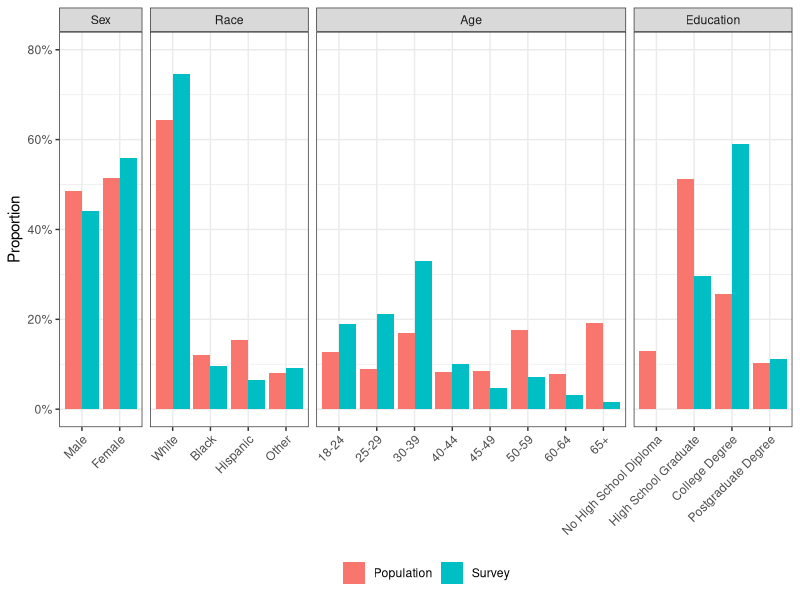
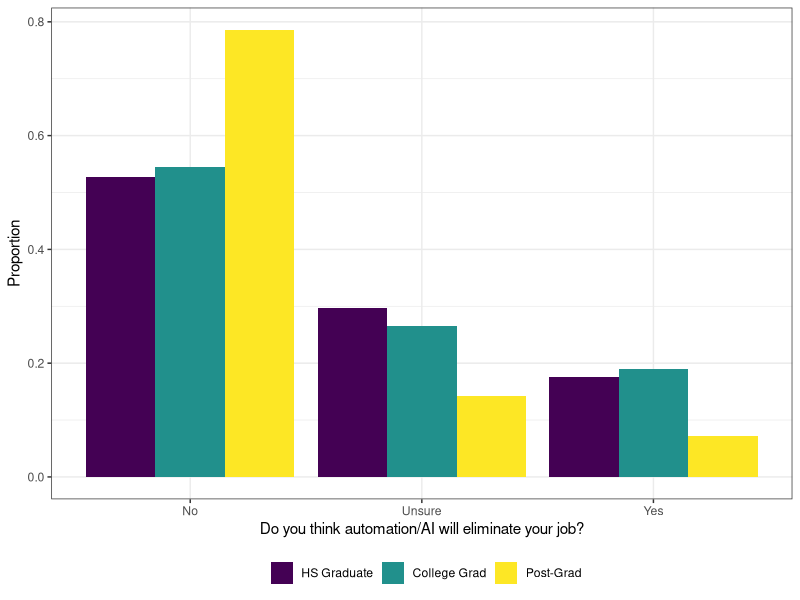
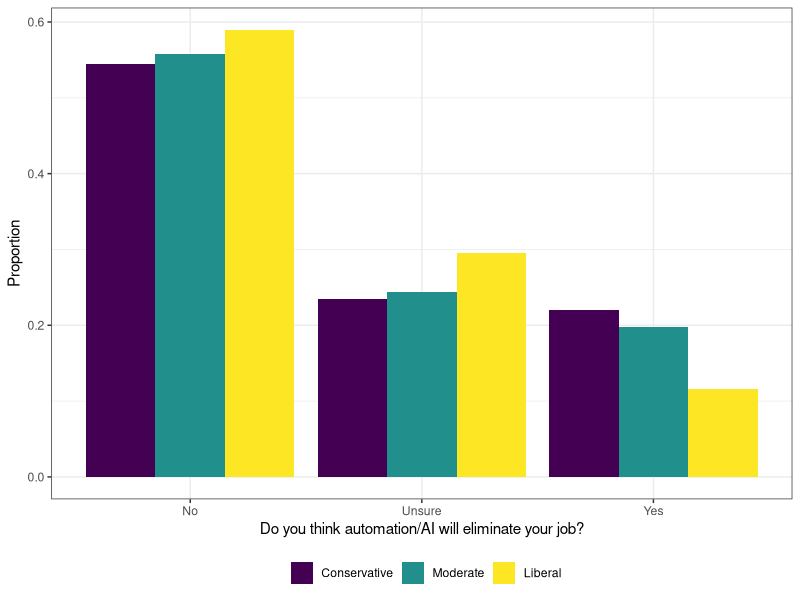
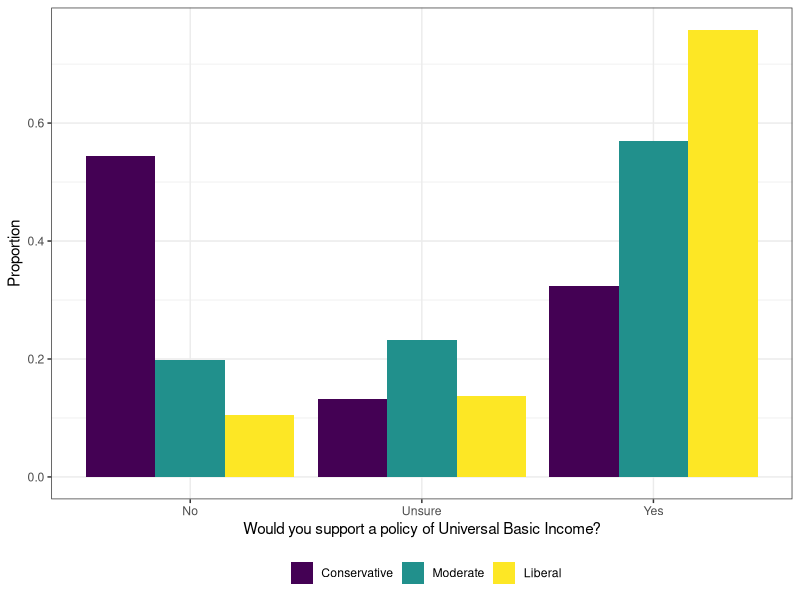
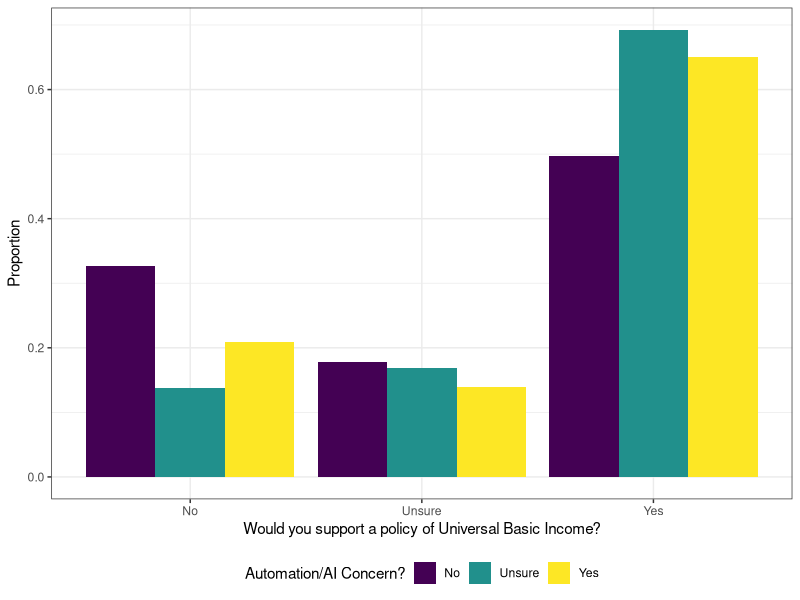
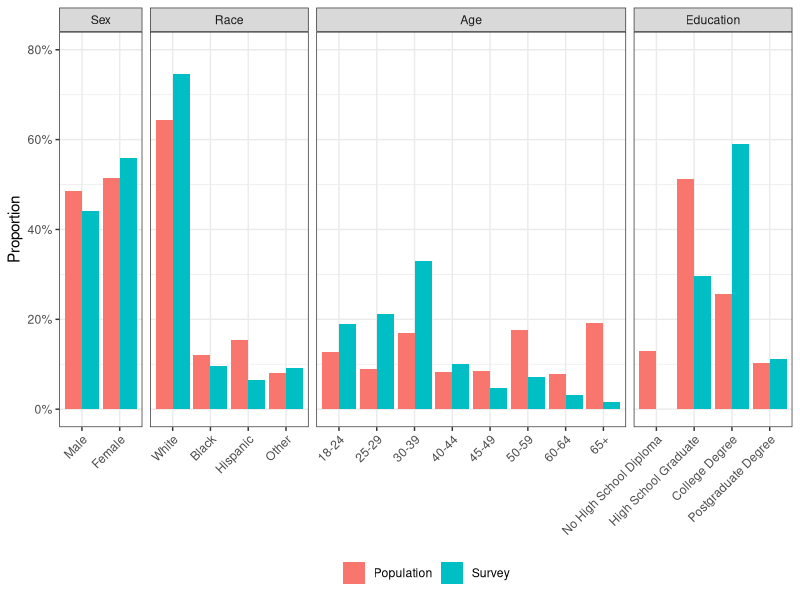
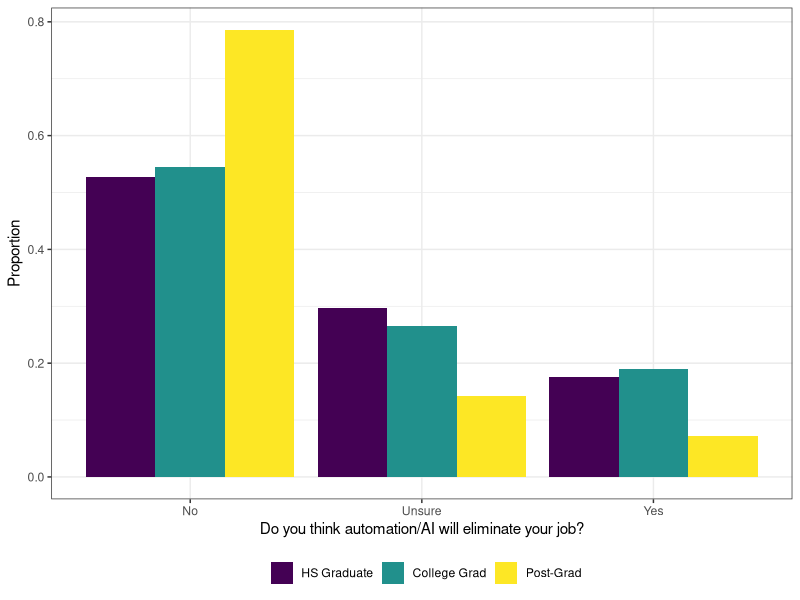
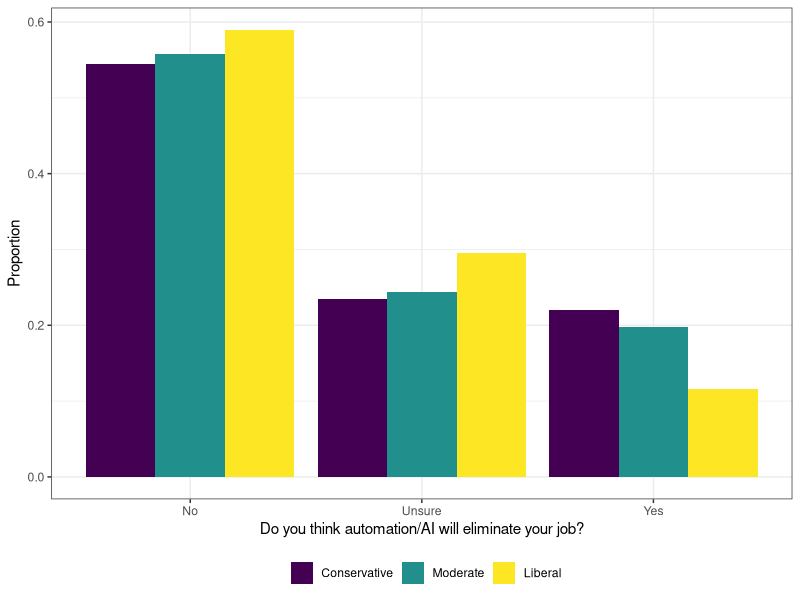

Recreate these plots in R, in order.
library(plyr)
library(dplyr)
library(tidyr)
library(ggplot2)
library(nnet)
library(reshape2)
library(scales)
theme_set(theme_bw())

survey_results <- read.csv("survey_real_results.csv")
pmus_df <- read.csv("pop_dist.tsv", sep = "\t")

########################
# Demographic Analysis #
########################
# Data Munging
survey_results <- filter(survey_results, Answer.Gender != "")

## Relabel variables
survey_results$Answer.Age <- mapvalues(survey_results$Answer.Age, from = c("Over65"), to = c("65+"))
survey_results$Answer.Race <- mapvalues(survey_results$Answer.Race, from = c("Black","Hispanic","Other","White"), to = c("black","hispanic","other","white"))
survey_results$Answer.Gender <- mapvalues(survey_results$Answer.Gender, from = c("Female","Male"), to = c("female","male"))
survey_results$Answer.Education <- mapvalues(survey_results$Answer.Education, from = c("HS","College","Grad"), to = c("high school graduate","college degree","postgraduate degree"))

## Collapse data
survey_results_agg <- group_by(survey_results, Answer.Age, Answer.Gender, Answer.Education, Answer.Race) %>%
                                dplyr::summarize(count = n())

## Calculate proportions of survey and population
survey_results_agg$proportion_of_pop <- survey_results_agg$count/sum(survey_results_agg$count)
pmus_df$pop_prop <- pmus_df$N/sum(pmus_df$N)

## Join with PMUS
names(survey_results_agg) <- c("age","sex","education","race","survey_count","survey_prop")
joint_df <- merge(pmus_df, survey_results_agg, all = TRUE)
joint_df$survey_prop <- ifelse(is.na(joint_df$survey_prop), 0, joint_df$survey_prop)

# Proper caplitalization function
capwords <- function(x) {
  s <- strsplit(as.character(x), " ")[[1]]
  paste(toupper(substring(s, 1, 1)), substring(s, 2),
        sep = "", collapse = " ")
}

# Group by each demographic, and sum up the proportion
# Then melt the data so future columns will be:
## Demographic type
## Demographic value
## Survey/Pop type
## Proportion of said Survey/Pop type
demo.sex <- melt(melt(
  data.frame(group_by(joint_df, sex) %>%
               dplyr::summarize(pop_prop = sum(pop_prop), survey_prop = sum(survey_prop))),
  id.vars=c('pop_prop', 'survey_prop')),
  id.vars=(c('variable', 'value')))
demo.race <- melt(melt(
  data.frame(group_by(joint_df, race) %>%
               dplyr::summarize(pop_prop = sum(pop_prop), survey_prop = sum(survey_prop))),
  id.vars=c('pop_prop', 'survey_prop')),
  id.vars=(c('variable', 'value')))
demo.age <- melt(melt(
  data.frame(group_by(joint_df, age) %>%
               dplyr::summarize(pop_prop = sum(pop_prop), survey_prop = sum(survey_prop))),
  id.vars=c('pop_prop', 'survey_prop')),
  id.vars=(c('variable', 'value')))
demo.edu <- melt(melt(
  data.frame(group_by(joint_df, education) %>%
               dplyr::summarize(pop_prop = sum(pop_prop), survey_prop = sum(survey_prop))),
  id.vars=c('pop_prop', 'survey_prop')),
  id.vars=(c('variable', 'value')))

# Combine into one data frame for processing
demographics <- rbind(demo.sex, demo.race, demo.age, demo.edu)

names(demographics) <- c('demo_type', 'demo_value', 'source', 'prop')
demographics$demo_type <- factor(sapply(demographics$demo_type, capwords),
                                 levels = c('Sex', 'Race', 'Age', 'Education'))                          
demographics$demo_value <- factor(sapply(demographics$demo_value, capwords),
                                  levels = c('Male', 'Female',
                                             'White', 'Black', 'Hispanic', 'Other',
                                             '18-24', '25-29', '30-39', '40-44', '45-49', '50-59', '60-64', '65+',
                                             'No High School Diploma', 'High School Graduate', 'College Degree', 'Postgraduate Degree'))
levels(demographics$source) <- c('Population', 'Survey')

ggplot(demographics, aes(x = demo_value, y = prop, fill = source, group = source)) +
    geom_bar(stat = "Identity", position="dodge") +
    facet_grid(. ~ demo_type, scales = "free_x", space = "free_x") +
    scale_y_continuous(labels=percent, limits=c(0, 0.8)) +
    ylab("Proportion") +
    theme(legend.position = "bottom",
          legend.title=element_blank(),
          axis.text.x = element_text(angle = 45, hjust = 1),
          axis.title.x = element_blank())

ggsave("Demographics_Dist.pdf", width=7, height=5)

# Compute and Plot Demographic Distributions
## Table
table(survey_results$Answer.Age)
table(survey_results$Answer.Race)
table(survey_results$Answer.Gender)
table(survey_results$Answer.Education)

###############################
# Unadjusted Answers Analysis #
###############################
# Number of responses in category
table(survey_results$Answer.Political)
table(survey_results$Answer.Automation)
table(survey_results$Answer.Universal)

# Automation answer by demo
prop.table(table(survey_results$Answer.Age, survey_results$Answer.Automation),1)
prop.table(table(survey_results$Answer.Race, survey_results$Answer.Automation),1)
prop.table(table(survey_results$Answer.Gender, survey_results$Answer.Automation),1)
prop.table(table(survey_results$Answer.Education, survey_results$Answer.Automation),1)
edu_auto_df <- data.frame(prop.table(table(survey_results$Answer.Education, survey_results$Answer.Automation),1))
prop.table(table(survey_results$Answer.Political, survey_results$Answer.Automation),1)
pol_auto_df <- data.frame(prop.table(table(survey_results$Answer.Political, survey_results$Answer.Automation),1))

## Education-Automation Plot
names(edu_auto_df) <- c("demographic","answer","proportion")
edu_auto_df$demographic <- factor(edu_auto_df$demographic, 
                                 levels = c("no high school diploma","high school graduate","college degree","postgraduate degree"), 
                                 labels = c("No HS Diploma","HS Graduate","College Grad","Post-Grad"), ordered=TRUE)
ggplot(edu_auto_df, aes(x = answer, y = proportion, fill = demographic)) +
  geom_bar(stat = "Identity", position = "dodge") +
  theme(legend.position = "bottom") +
  labs(x = "Do you think automation/AI will eliminate your job?", y = "Proportion", fill = "")
ggsave("Edu_Auto_Dist.pdf", width = 6, heigh = 5)

## Political-Automation Plot
names(pol_auto_df) <- c("demographic","answer","proportion")
pol_auto_df$demographic <- factor(pol_auto_df$demographic, 
                                  levels = c("Conservative","Moderate","Liberal"), ordered=TRUE)
ggplot(pol_auto_df, aes(x = answer, y = proportion, fill = demographic)) +
  geom_bar(stat = "Identity", position = "dodge") +
  theme(legend.position = "bottom") +
  labs(x = "Do you think automation/AI will eliminate your job?", y = "Proportion", fill = "")
ggsave("Pol_Auto_Dist.pdf", width = 6, heigh = 5)

# UBI by demo
prop.table(table(survey_results$Answer.Age, survey_results$Answer.Universal),1)
prop.table(table(survey_results$Answer.Race, survey_results$Answer.Universal),1)
prop.table(table(survey_results$Answer.Gender, survey_results$Answer.Universal),1)
prop.table(table(survey_results$Answer.Education, survey_results$Answer.Universal),1)
prop.table(table(survey_results$Answer.Political, survey_results$Answer.Universal),1)
pol_univ_df <- data.frame(prop.table(table(survey_results$Answer.Political, survey_results$Answer.Universal),1))

## Political-Universal Plot
names(pol_univ_df) <- c("demographic","answer","proportion")
pol_univ_df$demographic <- factor(pol_univ_df$demographic, 
                                  levels = c("Conservative","Moderate","Liberal"), ordered=TRUE)
ggplot(pol_univ_df, aes(x = answer, y = proportion, fill = demographic)) +
  geom_bar(stat = "Identity", position = "dodge") +
  theme(legend.position = "bottom") +
  labs(x = "Would you support a policy of Universal Basic Income?", y = "Proportion", fill = "")
ggsave("Pol_Univ_Dist.pdf", width = 6, heigh = 5)

# UBI vs. Auto
prop.table(table(survey_results$Answer.Automation, survey_results$Answer.Universal),1)
auto_univ_df <- data.frame(prop.table(table(survey_results$Answer.Automation, survey_results$Answer.Universal),1))

## Automation-Universal Plot
names(auto_univ_df) <- c("auto","ubi","proportion")
auto_univ_df$auto <- factor(auto_univ_df$auto, 
                            levels = c("No","Unsure","Yes"), ordered=TRUE)
auto_univ_df$ubi <- factor(auto_univ_df$ubi, 
                            levels = c("No","Unsure","Yes"), ordered=TRUE)
ggplot(auto_univ_df, aes(x = ubi, y = proportion, fill = auto)) +
  geom_bar(stat = "Identity", position = "dodge") +
  theme(legend.position = "bottom") +
  labs(x = "Would you support a policy of Universal Basic Income?", y = "Proportion", fill = "Automation/AI Concern?")
ggsave("Auto_Univ_Dist.pdf", width = 6, heigh = 5)

###########################
# Statistical Adjustments #
###########################
## Adjust survey data & renormalize
pmus_df <- filter(pmus_df, education != "no high school diploma")
pmus_df$pop_prop <- pmus_df$N/sum(pmus_df$N)

## Pairwise Combinations of Factors
ages <- unique(survey_results$Answer.Age)
genders <- unique(survey_results$Answer.Gender)
races <- unique(survey_results$Answer.Race)
educations <- unique(survey_results$Answer.Education)

combos_df <- expand.grid(ages, genders, races, educations)
names(combos_df) <- c("age","sex","race","education")
names(survey_results)[28:34] <- c("age","automation","education","sex","political","race","universal")

## Automation
automation_model <- multinom(automation ~ sex + age + race + education, data=survey_results)
automation_predictions <- predict(automation_model, newdata = combos_df, type="probs")
automation_df <- cbind(combos_df, automation_predictions)

### Weight by survey data
automation_weights_df <- merge(pmus_df, automation_df)
automation_weights_df$weight_no <- automation_weights_df$No * automation_weights_df$pop_prop
automation_weights_df$weight_unsure <- automation_weights_df$Unsure * automation_weights_df$pop_prop
automation_weights_df$weight_yes <- automation_weights_df$Yes * automation_weights_df$pop_prop

automation_adj <- c(sum(automation_weights_df$weight_yes), sum(automation_weights_df$weight_unsure), sum(automation_weights_df$weight_no))
names(automation_adj) <- c("Yes","Unsure","No")
automation_adj

## UBI
ubi_model <- multinom(universal ~ sex + age + race + education, data=survey_results)
ubi_predictions <- predict(ubi_model, newdata = combos_df, type="probs")
ubi_df <- cbind(combos_df, ubi_predictions)

### Weight by survey data
ubi_weights_df <- merge(pmus_df, ubi_df)
ubi_weights_df$weight_no <- ubi_weights_df$No * ubi_weights_df$pop_prop
ubi_weights_df$weight_unsure <- ubi_weights_df$Unsure * ubi_weights_df$pop_prop
ubi_weights_df$weight_yes <- ubi_weights_df$Yes * ubi_weights_df$pop_prop

ubi_adj <- c(sum(ubi_weights_df$weight_yes), sum(ubi_weights_df$weight_unsure), sum(ubi_weights_df$weight_no))
names(ubi_adj) <- c("Yes","Unsure","No")
ubi_adj